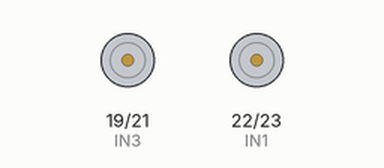
Recording of a sketch running on a simulated ESP32. Parts: motor-driver pin pairs drawn as motors (green arrow = first pin HIGH = forward, orange = second pin HIGH = backward, longer = more drive).

Above: at 0.1 s.
At 2.1 s:
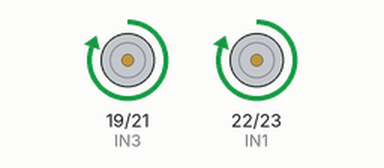
Timing chart, 0 to 3.6 s (numbered marks = the images above):
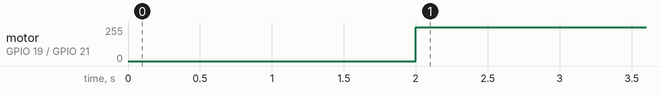

The sketch:

ESP32_Robot.ino
```cpp
int IN1 = 22;
int IN2 = 23;
int IN3 = 19;
int IN4 = 21;

void setup() {
  pinMode(IN1, OUTPUT);
  pinMode(IN2, OUTPUT);
  pinMode(IN3, OUTPUT);
  pinMode(IN4, OUTPUT);
  digitalWrite(IN1, LOW);
  digitalWrite(IN2, LOW);
  digitalWrite(IN3, LOW);
  digitalWrite(IN4, LOW);
  delay(2000);
}

void loop() {
  Forward();
}
```

Motor.ino
```cpp
void Forward() {
  digitalWrite(IN1, HIGH);
  digitalWrite(IN2, LOW);
  digitalWrite(IN3, HIGH);
  digitalWrite(IN4, LOW);
  delay(100);
}
```

Measured:
- by itself, motor on GPIO 19 (IN3) / GPIO 21 (IN4): stopped → forward 255/255 at 2.0 s
